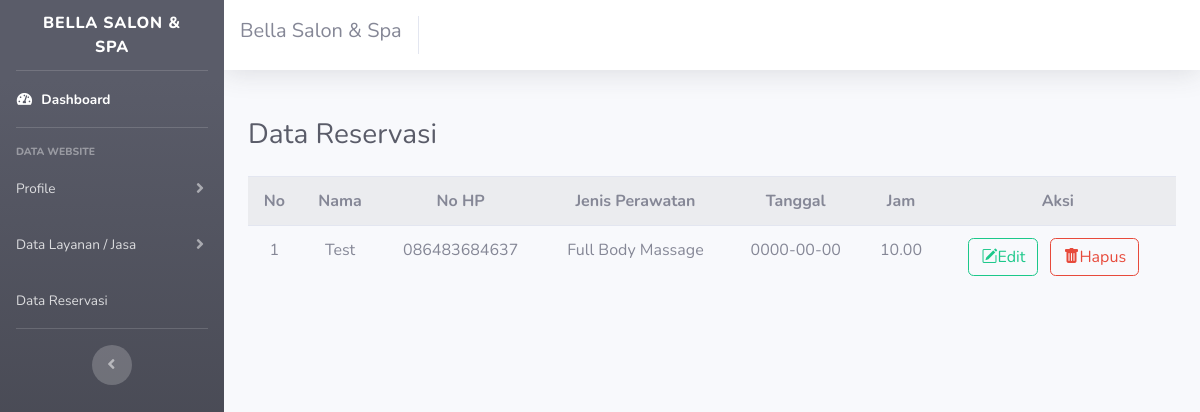
Page /ADMIN/Reservasi/booking.php (signed in) on the committed database.
### tables this page shows
CREATE TABLE `reservasi` (
  `id_reservasi` int(11) NOT NULL,
  `id_layanan` int(11) NOT NULL,
  `nama` varchar(30) NOT NULL,
  `no_hp` varchar(15) NOT NULL,
  `tanggal` date NOT NULL,
  `jam` varchar(10) NOT NULL
);

CREATE TABLE `layanan` (
  `id_layanan` int(11) NOT NULL,
  `nama_layanan` varchar(30) NOT NULL,
  `deskripsi` text NOT NULL,
  `harga` int(11) NOT NULL
);

### conn.php (called while the page is built, shortened)
<?php
$conn = mysqli_connect("localhost","root", "", "bela-salon")
        or die ('gagal terkoneksi ke database');
function query ($query) {
    global $conn;
    $result = mysqli_query($conn,$query);
    $rows = [];
    while ( $row = mysqli_fetch_assoc($result) ) {
        $rows[] = $row;
    }
    return $rows;
}
?>

### ADMIN/Reservasi/booking.php (the view, shortened to what this page needs)
<?php
require '../../conn.php';
$reservasi = query("SELECT * FROM reservasi LEFT JOIN layanan USING(id_layanan) ORDER BY id_reservasi DESC");
?>
<!DOCTYPE html>
<html lang="en">
<head>
    <link rel="stylesheet" href="https://cdn.jsdelivr.net/npm/bootstrap-icons@1.8.1/font/bootstrap-icons.css">
    <link href="../vendor/fontawesome-free/css/all.min.css" rel="stylesheet" type="text/css">
    <link href="../css/sb-admin-2.min.css" rel="stylesheet">
</head>
<body id="page-top">
    <div id="wrapper">
        <ul class="navbar-nav bg-gradient-dark sidebar sidebar-dark accordion" id="accordionSidebar">
            <a class="sidebar-brand d-flex align-items-center justify-content-center" href="../index.php">
                <div class="sidebar-brand-text mx-3">Bella Salon & Spa</div>
            </a>
            <hr class="sidebar-divider my-0">
            <li class="nav-item active">
                <a class="nav-link" href="../index.php">
                    <i class="fas fa-fw fa-tachometer-alt"></i>
                    <span>Dashboard</span></a>
            </li>
            <hr class="sidebar-divider">
            <div class="sidebar-heading">
                Data Website
            </div>
            <li class="nav-item">
                <a class="nav-link collapsed" href="../user/edit.php" data-toggle="collapse" data-target="#collapseTwo"
                    aria-expanded="true" aria-controls="collapseTwo">
                    <span>Profile</span>
                </a>
            </li>
            <li class="nav-item">
                <a class="nav-link collapsed" href="../perawatan/perawatan.php" data-toggle="collapse"
                    data-target="#collapseUtilities" aria-expanded="true" aria-controls="collapseUtilities">
                    <span>Data Layanan / Jasa</span>
                </a>
            </li>
            <li class="nav-item">
                <a class="nav-link collapsed" href="booking.php">
                    <span>Data Reservasi</span>
                </a>
            </li>
            <hr class="sidebar-divider">
            <div class="text-center d-none d-md-inline">
                <button class="rounded-circle border-0" id="sidebarToggle"></button>
            </div>
        </ul>
        <div id="content-wrapper" class="d-flex flex-column">
            <div id="content">
                <nav class="navbar navbar-expand navbar-light bg-white topbar mb-4 static-top shadow">
                    <h5>Bella Salon & Spa</h5>
                </nav>
                <div class="container-fluid mt-5">
                    <div class="d-sm-flex align-items-center justify-content-between mb-4">
                        <h1 class="h3 mb-0 text-gray-800">Data Reservasi</h1>
                    </div>
                    <table class="table table-striped responsive mt-4 w-100 text-center">
                        <tr>
                            <th>No</th>
                            <th>Nama</th>
                            <th>No HP</th>
                            <th>Jenis Perawatan</th>
                            <th>Tanggal</th>
                            <th>Jam</th>
                            <th>Aksi</th>
                        </tr>
                        <?php $i=1; ?>
                        <?php foreach($reservasi as $row){ ?>
                        <tr>
                            <td><?php echo $i; ?></td>
                            <td><?php echo $row["nama"] ?></td>
                            <td><?php echo $row["no_hp"] ?></td>
                            <td><?php echo $row["nama_layanan"] ?></td>
                            <td><?php echo $row["tanggal"] ?></td>
                            <td><?php echo $row["jam"] ?></td>
                            <td>
                                <a href="edit.php?id=<?php echo $row['id_reservasi'] ?>"
                                    class="btn btn-outline-success"><i class="bi bi-pencil-square me-3"></i>Edit</a>
                                <a href="delate.php?id=<?php echo $row['id_reservasi'] ?>" onclick="
                return confirm('Yakin Ingin menghapus data ini?')" class="btn btn-outline-danger mx-2"><i
                                        class="bi bi-trash-fill me-3"></i>Hapus</a>
                            </td>
                        </tr>
                        <?php $i++ ?>
                        <?php } ?>
                    </table>
                </div>
            </div>
        </div>
</body>
</body>
</html>

### rows in the picture
reservasi: nama "Test", no_hp "086483684637", id_layanan.nama_layanan "Full Body Massage", tanggal "0000-00-00", jam "10.00"
